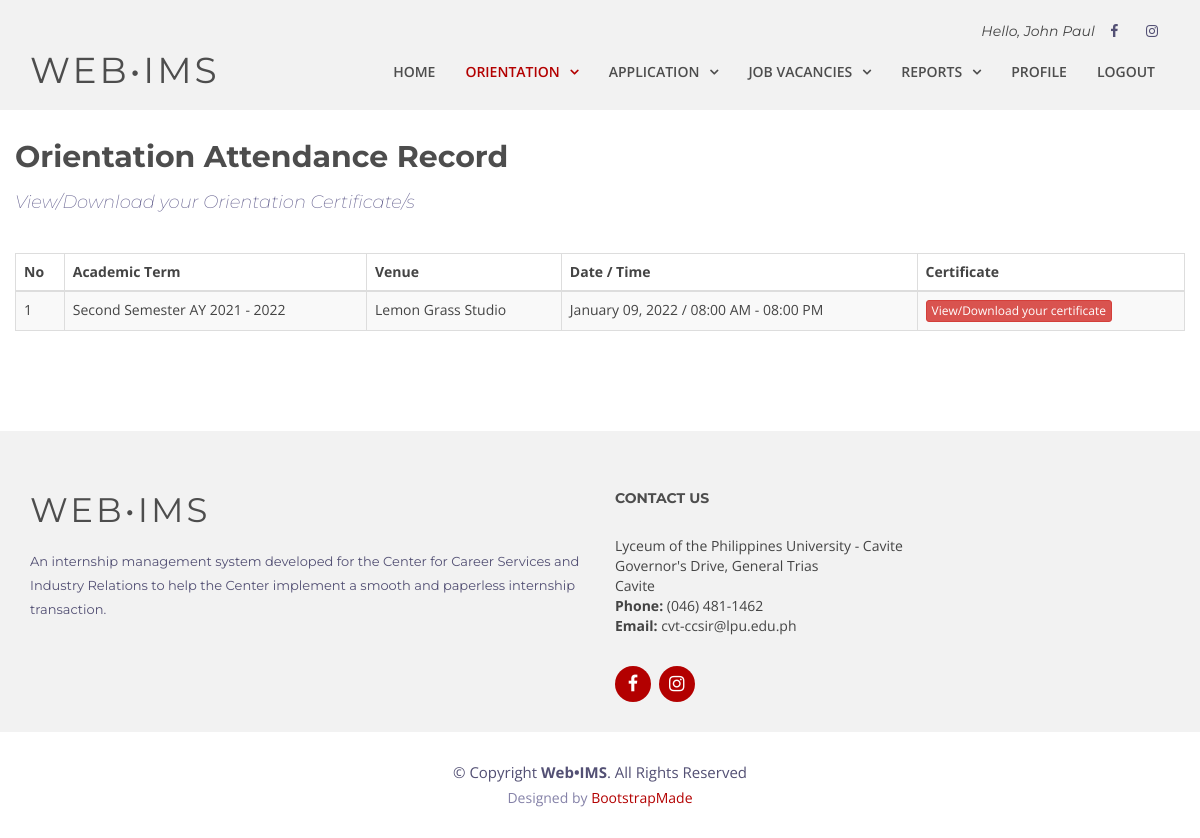
Page /student/or-history.php (signed in) on the committed database.
### tables this page shows
CREATE TABLE `tbl_orientation_registration` (
  `registration_id` varchar(50) NOT NULL,
  `userid` varchar(50) NOT NULL,
  `student_number` varchar(50) NOT NULL,
  `orientation_id` varchar(50) NOT NULL,
  `date_registered` varchar(100) NOT NULL,
  `attendance_flag` tinyint(1) NOT NULL,
  `date_confirmed` varchar(100) NOT NULL
);

CREATE TABLE `tbl_acad_term` (
  `term_id` varchar(50) NOT NULL,
  `term_name` varchar(250) NOT NULL,
  `term_from_year` varchar(50) NOT NULL,
  `term_to_year` varchar(50) NOT NULL,
  `current_flag` tinyint(1) NOT NULL,
  `active_flag` tinyint(1) NOT NULL,
  `delete_flag` tinyint(1) NOT NULL
);

CREATE TABLE `tbl_venue` (
  `venue_id` varchar(50) NOT NULL,
  `venue_name` varchar(250) NOT NULL,
  `active_flag` tinyint(1) NOT NULL,
  `delete_flag` tinyint(1) NOT NULL
);

CREATE TABLE `tbl_orientation` (
  `orientation_id` varchar(50) NOT NULL,
  `term_id` varchar(50) NOT NULL,
  `venue_id` varchar(50) NOT NULL,
  `orientation_date` varchar(100) NOT NULL,
  `orientation_start_time` varchar(100) NOT NULL,
  `orientation_end_time` varchar(100) NOT NULL,
  `active_flag` tinyint(1) NOT NULL,
  `delete_flag` tinyint(1) NOT NULL
);

### components/student/get-details.php (called while the page is built, shortened)
<?php
	$user_id = $_SESSION['userid'];
?>

### student/or-history.php (the view, shortened to what this page needs)
<?php
	include '../connect.php';
	include '../components/student/get-details.php';
	$userid = $_SESSION['userid'];
	$query = "SELECT tbl_orientation_registration.registration_id, tbl_orientation.orientation_date, tbl_orientation.orientation_start_time,
					tbl_orientation.orientation_end_time,
				tbl_acad_term.term_name, tbl_acad_term.term_from_year, tbl_acad_term.term_to_year,
				tbl_venue.venue_name
				FROM  tbl_orientation_registration
				JOIN tbl_orientation ON tbl_orientation.orientation_id = tbl_orientation_registration.orientation_id
					JOIN tbl_acad_term ON tbl_acad_term.term_id =  tbl_orientation.term_id
					JOIN tbl_venue ON  tbl_venue.venue_id = tbl_orientation.venue_id
				WHERE tbl_orientation_registration.userid='$userid' ";
	$result = mysqli_query($con, $query);
?>
<!DOCTYPE html>
<html lang="en">
	<head>
		<link href="../lib/font-awesome/css/font-awesome.min.css" rel="stylesheet">
		<link href="../lib/animate/animate.min.css" rel="stylesheet">
		<link href="../lib/ionicons/css/ionicons.min.css" rel="stylesheet">
		<link href="../lib/owlcarousel/assets/owl.carousel.min.css" rel="stylesheet">
		<link href="../lib/lightbox/css/lightbox.min.css" rel="stylesheet">
		<link href="../css/style.css" rel="stylesheet">
		<link href="../css/popup.css" rel="stylesheet">
		<link rel="stylesheet" href="https://maxcdn.bootstrapcdn.com/bootstrap/3.3.7/css/bootstrap.min.css" />
		<link href="https://cdnjs.cloudflare.com/ajax/libs/bootstrap-datepicker/1.5.0/css/bootstrap-datepicker.css" rel="stylesheet">
	</head>
	<body>
		<header id="header">
			<div id="topbar">
				<div class="container">
					<div class="social-links">
						<span style="font-size:14px; font-family: Montserrat, sans-serif; font-style: italic">Hello, <?php echo $_SESSION['fname']; ?> </span>
						<a href="https://www.facebook.com/lpu.csi.iao/" target="_blank" class="facebook"><i class="fa fa-facebook"></i></a>
						<a href="https://www.instagram.com/lpu.csi.iao/" target="_blank" class="instagram"><i class="fa fa-instagram"></i></a>
					</div>
				</div>
			</div>
			<div class="container">
				<div class="logo float-left">
					<h1 class="text-light"><a href="or-history.php" class="scrollto"><span>Web•IMS</span></a></h1>
				</div>
				<nav class="main-nav float-right d-none d-lg-block">
					<ul>
						<li><a href="index.php">Home</a></li>
						<li class="active drop-down"><a href="orientation.php">Orientation</a>
						</li>
						<li class="drop-down"><a href="application.php">Application</a>
						</li>
						<li class="drop-down"><a href="vacancies.php">Job Vacancies</a>
						</li>
						<li class="drop-down"><a href="#">Reports</a>
						</li>
						<li><a href="profile.php">Profile</a></li>
						<li><a href="../login/logout.php">Logout</a></li>
					</ul>
				</nav>
			</div>
		</header>
		<main id="main">
			<section id="about" >
				<div class="container">
					<div class="row">
					<?php
						$query_history = "SELECT * FROM tbl_orientation_registration WHERE userid = '$user_id' AND attendance_flag = '1'";
						$result_history = mysqli_query($con, $query_history);
						if(mysqli_num_rows($result_history) > 0){
					?>
							<div class="about-content"  style="text-align:justify;">
								<h2>Orientation Attendance Record</h2>
								<h4>View/Download your Orientation Certificate/s</h4>
							</div>
							<br>
							<form role="form" id="contact-form" method="post" action="../components/student/or-generate-cert.php" target="_blank">
							<div class="table-responsive">
								<div id="employee_table">
									<table id="user_data" class="table table-bordered table-striped">
										<thead>
											<tr>
												<th>No</th>
												<th>Academic Term</th>
												<th>Venue</th>
												<th>Date / Time</th>
												<th>Certificate</th>
											</tr>
										</thead>
										<?php
											while($row = mysqli_fetch_array($result)){
												$i = $i + 1;
												$term_name = $row["term_name"];
												$term_from_year = $row["term_from_year"];
												$term_to_year = $row["term_to_year"];
												$term_desc = $term_name." AY ".$term_from_year." - ".$term_to_year;
												$venue_name = $row['venue_name'];
												$date_db = $row["orientation_date"];
												$date_db = date("F d, Y", strtotime($date_db));
												$or_start_time = $row["orientation_start_time"];
												$or_end_time = $row["orientation_end_time"];
												$time_db = $or_start_time." - ".$or_end_time;
												$datetime = $date_db." / ".$time_db;
												$registration_id = $row["registration_id"];
										?>
												<tbody>
													<td><?php echo $i; ?></td>
													<td><?php echo $term_desc; ?></td>
													<td><?php echo $venue_name; ?></td>
													<td><?php echo $datetime; ?></td>
													<td>
														<button type="submit" name="registration_id" value="<?php echo $registration_id; ?>" class="view btn btn-danger btn-xs active_flg">View/Download your certificate</button>
													</td>
												</tbody>
										<?php
											}
										?>
									</table>
								</div>
							</div>
							</form>
					<?php
						}
					?>
					</div>
				</div>
			</section>
		</main>
		<footer id="footer" class="section-bg">
			<div class="footer-top">
				<div class="container">
					<div class="row">
						<div class="col-lg-6">
							<div class="footer-info">
								<h3>Web•IMS</h3>
								<p>An internship management system developed for the Center for Career Services and Industry Relations to help the Center implement a smooth and paperless internship transaction.</p>
							</div>
						</div>
						<div class="col-lg-6">
							<div class="footer-links">
								<h4>Contact Us</h4>
								<p>Lyceum of the Philippines University - Cavite  <br>
									Governor's Drive, General Trias <br>
									Cavite <br>
									<strong>Phone:</strong> (046) 481-1462 <br>
									<strong>Email:</strong> cvt-ccsir@lpu.edu.ph<br>
								</p>
							</div>
							<div class="social-links">
								<a href="https://www.facebook.com/lpu.csi.iao/" target="_blank" class="facebook"><i class="fa fa-facebook"></i></a>
								<a href="https://www.instagram.com/lpu.csi.iao/" target="_blank" class="instagram"><i class="fa fa-instagram"></i></a>
							</div>
						</div>
					</div>
				</div>
			</div>
			<div class="container">
				<div class="copyright">
					&copy; Copyright <strong>Web•IMS</strong>. All Rights Reserved
				</div>
				<div class="credits">
					Designed by <a href="https://bootstrapmade.com/">BootstrapMade</a>
				</div>
			</div>
		</footer>
	</body>
</html>

### css/style.css (style rules this page uses)
body { background: #fff; color: #444; font-family: "Open Sans", sans-serif; }
a { color: #b30000; transition: 0.5s; }
p { padding: 0; margin: 0 0 30px 0; }
h1, h2, h3, h4, h5, h6 { font-family: "Montserrat", sans-serif; font-weight: 400; margin: 0 0 20px 0; padding: 0; }
#topbar { padding: 0 0 10px 0; font-size: 14px; transition: all 0.5s; }
#topbar .social-links { text-align: right; }
#topbar .social-links a { color: #535074; padding: 4px 12px; display: inline-block; line-height: 1px; }
#header { height: 110px; transition: all 0.5s; z-index: 997; transition: all 0.5s; padding: 20px 0; position: fixed; left: 0; top: 0; right: 0; transition: all 0.5s; z-index: 997; }
#header .logo h1 { font-size: 36px; margin: 0; padding: 0; line-height: 1; font-weight: 400; letter-spacing: 3px; text-transform: uppercase; }
#header .logo h1 a, #header .logo h1 a:hover { color: #4d4d4d; text-decoration: none; }
.main-nav, .main-nav * { margin: 0; padding: 0; list-style: none; }
.main-nav > ul > li { position: relative; white-space: nowrap; float: left; }
.main-nav a { display: block; position: relative; color: #4d4d4d; padding: 10px 15px; transition: 0.3s; font-size: 14px; font-family: "Open Sans", sans-serif; text-transform: uppercase; font-weight: 600; }
.main-nav a:hover, .main-nav .active > a, .main-nav li:hover > a { color: #b30000; text-decoration: none; }
.main-nav .drop-down > a:after { content: "\f107"; font-family: FontAwesome; padding-left: 10px; }
.section-bg { background: #f2f2f2; }
#about { padding: 80px 0; }
#about .about-content { padding-top: 40px; }
#about .about-content h2 { color: #4d4d4d; font-family: "Montserrat", sans-serif; font-weight: 700; }
#about .about-content h4 { color: #696592; font-weight: 200; font-size: 18px; font-style: italic; }
#footer { padding: 0 0 30px 0; font-size: 14px; background: #fff; }
#footer .footer-top { padding: 60px 0 30px 0; background: #f2f2f2; }
#footer .footer-top .footer-info { margin-bottom: 30px; }
#footer .footer-top .footer-info h3 { font-size: 34px; margin: 0 0 20px 0; padding: 2px 0 2px 0; line-height: 1; font-family: "Montserrat", sans-serif; color: #4d4d4d; font-weight: 400; letter-spacing: 3px; text-transform: uppercase; }
#footer .footer-top .footer-info p { font-size: 13px; line-height: 24px; margin-bottom: 0; font-family: "Montserrat", sans-serif; color: #535074; }
#footer .footer-top .social-links a { font-size: 18px; display: inline-block; background: #b30000; color: #fff; line-height: 1; padding: 8px 0; margin-right: 4px; border-radius: 50%; text-align: center; width: 36px; height: 36px; transition: 0.3s; }
#footer .footer-top h4 { font-size: 14px; font-weight: bold; color: #4d4d4d; text-transform: uppercase; position: relative; padding-bottom: 10px; }
#footer .footer-top .footer-links { margin-bottom: 30px; }
#footer .copyright { text-align: center; padding-top: 30px; color: #535074; font-size: 15px; }
#footer .credits { text-align: center; font-size: 14px; padding-top: 4px; color: #8582a8; }
#footer .credits a { color: #b30000; }

### student/or-history.php (style rules this page uses)
#header { background: #f2f2f2; }
#about { padding-top: 100px; }
.about-content { margin: auto; width: 100%; }
.float-left { float:left!important }
.float-right { float:right!important }
h1, h2, h3, h4, h5, h6 { font-family: "Montserrat", sans-serif; font-weight: 400; margin: 0 0 20px 0; padding: 0; }
body { background: #fff; color: #444; font-family: "Open Sans", sans-serif; }

### rows in the picture
tbl_orientation_registration: tbl_acad_term.term_name+term_from_year+term_to_year "Second Semester AY 2021 - 2022", tbl_venue.venue_name "Lemon Grass Studio", orientation.orientation_end_time "January 09, 2022 / 08:00 AM - 08:00 PM"

### other values in the picture
$_SESSION['fname'] "John Paul"
